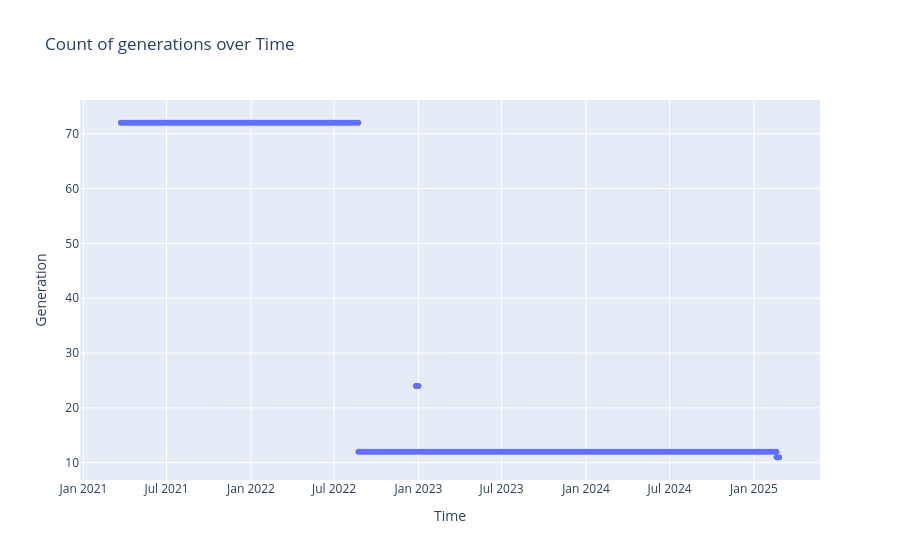

This figure's notebook cell:
### Code cell
df_count = df.groupby('datetime', as_index=False)['generation'].count()
fig = px.scatter(df_count, x="datetime", y='generation',
                 title='Count of generations over Time',
                 labels={'generation': 'Generation', 'datetime': 'Time'},
                 hover_data=['datetime', 'generation'])

fig.show()
#fig.write_html(f"{project_root}/src/visualization/unit_figs/pre_process/gen_count.html")

### Figure 1 — Plotly figure (JSON) as saved in the notebook; plotly's stock layout.template omitted (floating-point values rounded to 4 significant figures; data arrays with more than 128 entries replaced by an {"elided": "..."} marker saying what was removed)
{"data": [{"hovertemplate": "Time=%{x}<br>Generation=%{y}<extra></extra>", "legendgroup": "", "marker": {"color": "#636efa", "symbol": "circle"}, "mode": "markers", "name": "", "showlegend": false, "type": "scattergl", "x": {"elided": "34339 str values"}, "xaxis": "x", "y": {"elided": "34339 int values"}, "yaxis": "y"}], "layout": {"legend": {"tracegroupgap": 0}, "title": {"text": "Count of generations over Time"}, "xaxis": {"anchor": "y", "domain": [0, 1], "title": {"text": "Time"}}, "yaxis": {"anchor": "x", "domain": [0, 1], "title": {"text": "Generation"}}}}
